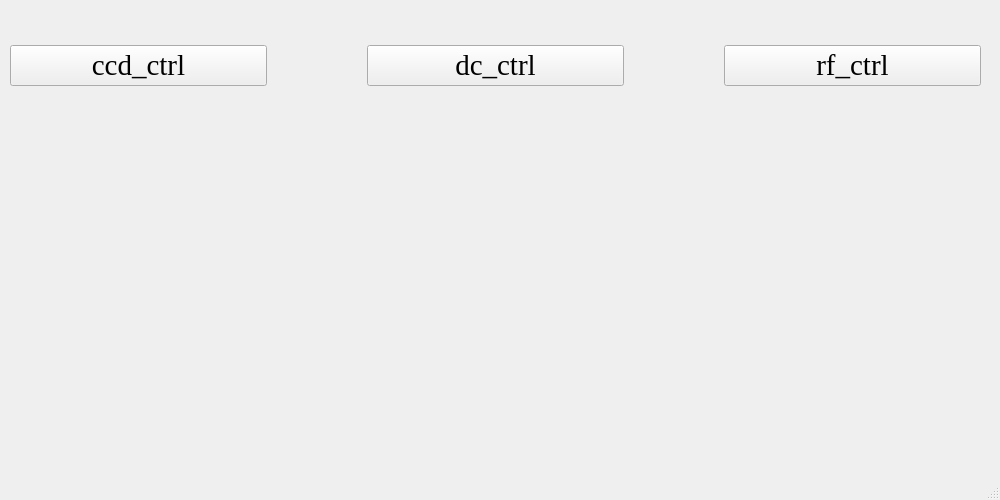
<?xml version="1.0" encoding="UTF-8"?>
<ui version="4.0">
 <class>mainWindow</class>
 <widget class="QMainWindow" name="mainWindow">
  <property name="enabled">
   <bool>true</bool>
  </property>
  <property name="geometry">
   <rect>
    <x>0</x>
    <y>0</y>
    <width>1000</width>
    <height>500</height>
   </rect>
  </property>
  <property name="sizePolicy">
   <sizepolicy hsizetype="Preferred" vsizetype="Preferred">
    <horstretch>0</horstretch>
    <verstretch>0</verstretch>
   </sizepolicy>
  </property>
  <property name="font">
   <font>
    <family>新宋体</family>
    <pointsize>20</pointsize>
   </font>
  </property>
  <property name="windowTitle">
   <string>MainWindow</string>
  </property>
  <property name="iconSize">
   <size>
    <width>50</width>
    <height>50</height>
   </size>
  </property>
  <widget class="QWidget" name="Main_ctrl">
   <widget class="QWidget" name="">
    <property name="geometry">
     <rect>
      <x>10</x>
      <y>10</y>
      <width>971</width>
      <height>111</height>
     </rect>
    </property>
    <layout class="QHBoxLayout" name="horizontalLayout" stretch="0,0,0">
     <property name="spacing">
      <number>100</number>
     </property>
     <item>
      <widget class="QPushButton" name="Ccd_ctrl">
       <property name="font">
        <font>
         <family>Times New Roman</family>
         <pointsize>22</pointsize>
        </font>
       </property>
       <property name="cursor">
        <cursorShape>ArrowCursor</cursorShape>
       </property>
       <property name="mouseTracking">
        <bool>false</bool>
       </property>
       <property name="text">
        <string>ccd_ctrl</string>
       </property>
       <property name="iconSize">
        <size>
         <width>20</width>
         <height>20</height>
        </size>
       </property>
       <property name="checkable">
        <bool>false</bool>
       </property>
       <property name="autoRepeatDelay">
        <number>300</number>
       </property>
       <property name="autoRepeatInterval">
        <number>102</number>
       </property>
      </widget>
     </item>
     <item>
      <widget class="QPushButton" name="Dc_ctrl">
       <property name="enabled">
        <bool>true</bool>
       </property>
       <property name="font">
        <font>
         <family>Times New Roman</family>
         <pointsize>22</pointsize>
        </font>
       </property>
       <property name="text">
        <string>dc_ctrl</string>
       </property>
       <property name="icon">
        <iconset theme="2"/>
       </property>
      </widget>
     </item>
     <item>
      <widget class="QPushButton" name="Rf_ctrl">
       <property name="enabled">
        <bool>true</bool>
       </property>
       <property name="font">
        <font>
         <family>Times New Roman</family>
         <pointsize>22</pointsize>
        </font>
       </property>
       <property name="text">
        <string>rf_ctrl</string>
       </property>
       <property name="icon">
        <iconset theme="3"/>
       </property>
      </widget>
     </item>
    </layout>
   </widget>
  </widget>
  <widget class="QMenuBar" name="menubar">
   <property name="geometry">
    <rect>
     <x>0</x>
     <y>0</y>
     <width>1000</width>
     <height>39</height>
    </rect>
   </property>
  </widget>
  <widget class="QStatusBar" name="statusbar"/>
 </widget>
 <resources/>
 <connections/>
</ui>
